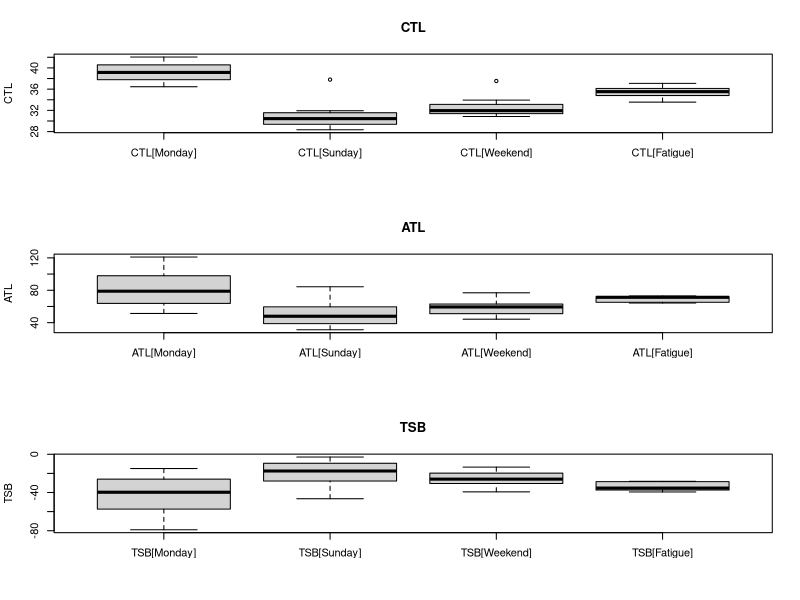
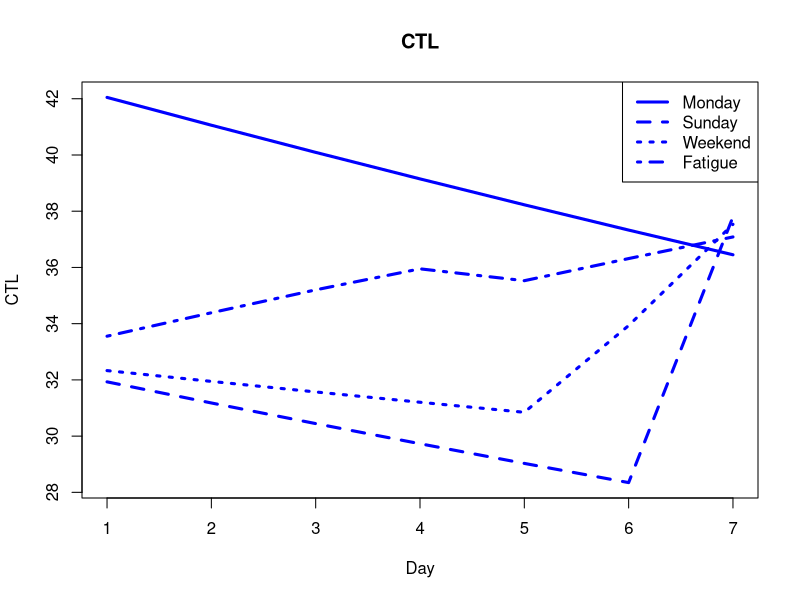
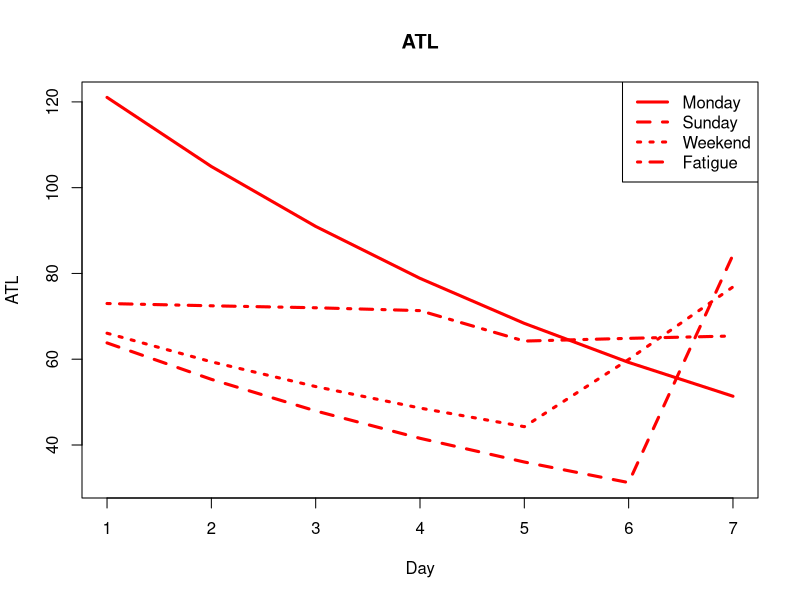
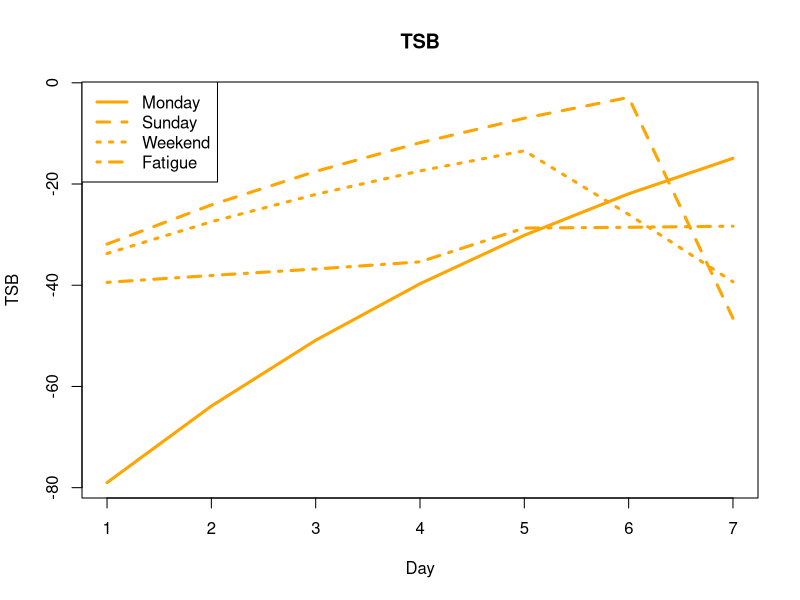

Source code (R) for these figures, in order:
ctl1 = c(42.04779889306376, 41.05848510512429, 40.09244820198673, 39.14914051781167, 38.22802727241324, 37.32858626808132, 36.45030759353713)
atl1 = c(121.0447165290353, 104.9309896405462, 90.96235591830477, 78.85325605478855, 68.35614499723839, 59.25643141022491, 51.36809080758646)
tsb1 = c(-78.99691763597153, -63.8725045354219, -50.86990771631802, -39.70411553697686, -30.12811772482515, -21.92784514214358, -14.91778321404933)

ctl7 = c(31.93062415352836, 31.17935042305469, 30.44575289632155, 29.72941568206853, 29.0299326742551, 28.34690732183095, 37.79712714345849)
atl7 = c(63.80221342161337, 55.30872877034106, 47.94591463428568, 41.56325377977107, 36.03026614339174, 31.23384144182351, 84.31842997764008)
tsb7 = c(-31.87158926808501, -24.12937834728636, -17.50016173796413, -11.83383809770254, -7.000333469136637, -2.886934119992562, -46.52130283418159)

ctl.we = c(32.33060548044023, 31.94637387753784, 31.57118259618665, 31.20481893286843, 30.84707518862, 33.93288230005692, 37.53429340853915)
atl.we = c(66.06528912586026, 59.40049268781135, 53.62292794933302, 48.61448476317021, 44.27277605293128, 59.94487136134578, 76.85871693323429)
tsb.we = c(-33.73468364542004, -27.45411881027352, -22.05174535314637, -17.40966583030177, -13.42570086431128, -26.01198906128886, -39.32442352469514)

ctl.fa = c(33.55407777452358, 34.3880605395448, 35.20242109674398, 35.9505644968798, 35.52821799062809, 36.3157525660524, 37.08475778121394)
atl.fa = c(72.98763833885083, 72.45679554814632, 71.99661966464285, 71.33145916073605, 64.23186330787144, 64.8666076786058, 65.41685354558628)
tsb.fa = c(-39.43356056432725, -38.06873500860151, -36.79419856789887, -35.38089466385624, -28.70364531724335, -28.55085511255341, -28.33209576437234)

ctl = as.data.frame(cbind(ctl1,ctl7,ctl.we,ctl.fa))
atl = as.data.frame(cbind(atl1,atl7,atl.we,atl.fa))
tsb = as.data.frame(cbind(tsb1,tsb7,tsb.we,tsb.fa))

ma = function(x,n=3){filter(x,rep(1/n,n), sides=2)}

pdf("performance_boxplots.pdf")
par(mfrow=c(3,1))
	boxplot(list("CTL[Monday]" = ctl$ctl1, "CTL[Sunday]" = ctl$ctl7, "CTL[Weekend]" = ctl$ctl.we, "CTL[Fatigue]" = ctl$ctl.fa), ylab= "CTL", main="CTL")
	boxplot(list("ATL[Monday]" = atl$atl1, "ATL[Sunday]" = atl$atl7, "ATL[Weekend]" = atl$atl.we, "ATL[Fatigue]" = atl$atl.fa), ylab= "ATL", main="ATL")
	boxplot(list("TSB[Monday]" = tsb$tsb1, "TSB[Sunday]" = tsb$tsb7, "TSB[Weekend]" = tsb$tsb.we, "TSB[Fatigue]" = tsb$tsb.fa), ylab= "TSB", main="TSB")
dev.off()

pdf("combined_plots.pdf", width=10)
	plot(ctl$ctl1, ylim=c(min(ctl),max(ctl)), type="l", lwd=3, col="blue", main="CTL", xlab="Day", ylab="CTL")
	lines(ctl$ctl7, lty=2, lwd=3, col="blue")
	lines(ctl$ctl.we, lty=3, lwd=3, col="blue")
	lines(ctl$ctl.fa, lty=4, lwd=3, col="blue")
	legend("topright", lty=c(1,2,3,4), lwd=3, col="blue", legend=c("Monday","Sunday","Weekend","Fatigue"))

	plot(atl$atl1, ylim=c(min(atl),max(atl)), type="l", lwd=3, col="red", main="ATL", xlab="Day", ylab="ATL")
	lines(atl$atl7, lty=2, lwd=3, col="red")
	lines(atl$atl.we, lty=3, lwd=3, col="red")
	lines(atl$atl.fa, lty=4, lwd=3, col="red")
	legend("topright", lty=c(1,2,3,4), lwd=3, col="red", legend=c("Monday","Sunday","Weekend","Fatigue"))

	plot(tsb$tsb1, ylim=c(min(tsb),max(tsb)), type="l", lwd=3, col="orange", main="TSB", xlab="Day", ylab="TSB")
	lines(tsb$tsb7, lty=2, lwd=3, col="orange")
	lines(tsb$tsb.we, lty=3, lwd=3, col="orange")
	lines(tsb$tsb.fa, lty=4, lwd=3, col="orange")
	legend("topleft", lty=c(1,2,3,4), lwd=3, col="orange", legend=c("Monday","Sunday","Weekend","Fatigue"))
dev.off()